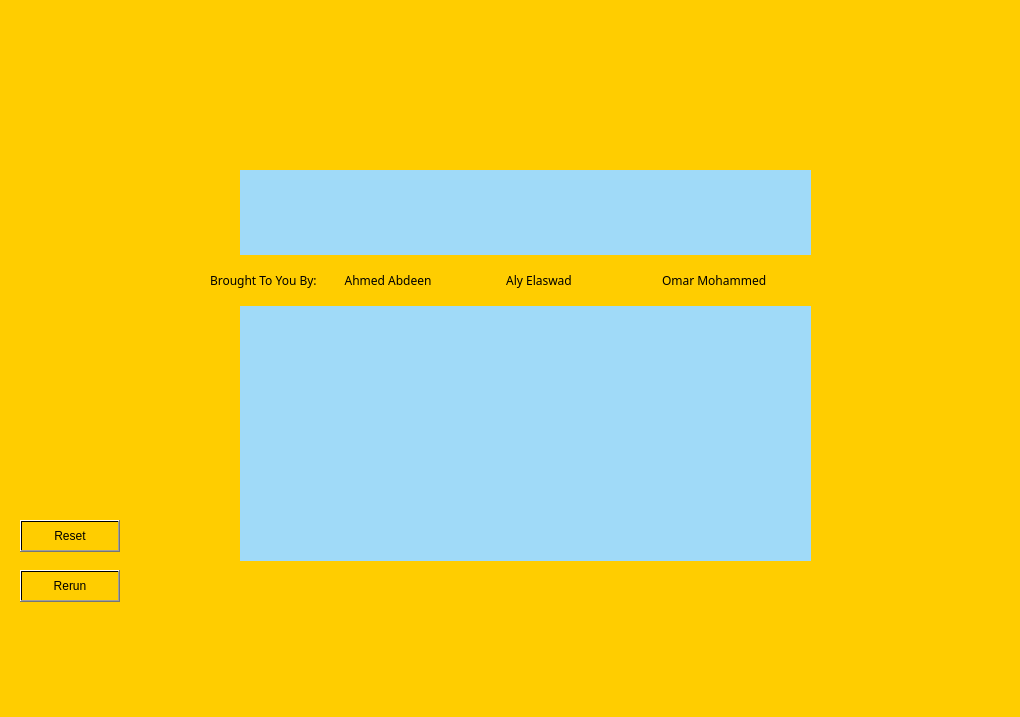
<?xml version="1.0" encoding="UTF-8"?>
<ui version="4.0">
 <class>Plane</class>
 <widget class="QMainWindow" name="Plane">
  <property name="geometry">
   <rect>
    <x>0</x>
    <y>0</y>
    <width>1020</width>
    <height>717</height>
   </rect>
  </property>
  <property name="windowTitle">
   <string>Plane</string>
  </property>
  <property name="styleSheet">
   <string notr="true">background-color: qconicalgradient(cx:0.5, cy:0.5, angle:0, stop:1 rgba(255, 205, 0, 255));</string>
  </property>
  <widget class="QWidget" name="centralwidget">
   <widget class="QLabel" name="label_3">
    <property name="geometry">
     <rect>
      <x>240</x>
      <y>170</y>
      <width>571</width>
      <height>391</height>
     </rect>
    </property>
    <property name="font">
     <font>
      <family>BM Hanna Pro</family>
      <pointsize>11</pointsize>
     </font>
    </property>
    <property name="styleSheet">
     <string notr="true">background-color: qlineargradient(spread:pad, x1:0, y1:0, x2:1, y2:0, stop:1 rgba(160, 218, 248, 255));</string>
    </property>
    <property name="text">
     <string/>
    </property>
   </widget>
   <widget class="QLabel" name="label">
    <property name="geometry">
     <rect>
      <x>0</x>
      <y>-400</y>
      <width>1251</width>
      <height>1471</height>
     </rect>
    </property>
    <property name="sizeIncrement">
     <size>
      <width>200</width>
      <height>200</height>
     </size>
    </property>
    <property name="text">
     <string/>
    </property>
   </widget>
   <widget class="QPushButton" name="pushButton">
    <property name="geometry">
     <rect>
      <x>20</x>
      <y>520</y>
      <width>100</width>
      <height>32</height>
     </rect>
    </property>
    <property name="styleSheet">
     <string notr="true">background-color: qconicalgradient(cx:0.5, cy:0.5, angle:0, stop:1 rgba(255, 205, 0, 255));</string>
    </property>
    <property name="text">
     <string>Reset</string>
    </property>
   </widget>
   <widget class="QPushButton" name="pushButton_2">
    <property name="geometry">
     <rect>
      <x>20</x>
      <y>570</y>
      <width>100</width>
      <height>32</height>
     </rect>
    </property>
    <property name="styleSheet">
     <string notr="true">
background-color: qconicalgradient(cx:0.5, cy:0.5, angle:0, stop:1 rgba(255, 205, 0, 255));</string>
    </property>
    <property name="text">
     <string>Rerun</string>
    </property>
   </widget>
   <widget class="QLabel" name="label_2">
    <property name="geometry">
     <rect>
      <x>540</x>
      <y>180</y>
      <width>271</width>
      <height>371</height>
     </rect>
    </property>
    <property name="font">
     <font>
      <family>BM Hanna Pro</family>
      <pointsize>11</pointsize>
     </font>
    </property>
    <property name="styleSheet">
     <string notr="true">background-color: qlineargradient(spread:pad, x1:0, y1:0, x2:1, y2:0, stop:1 rgba(160, 218, 248, 255));</string>
    </property>
    <property name="text">
     <string/>
    </property>
   </widget>
   <widget class="QLabel" name="label_4">
    <property name="geometry">
     <rect>
      <x>210</x>
      <y>255</y>
      <width>661</width>
      <height>51</height>
     </rect>
    </property>
    <property name="font">
     <font>
      <family>Rockwell</family>
     </font>
    </property>
    <property name="text">
     <string>Brought To You By:         Ahmed Abdeen                        Aly Elaswad                             Omar Mohammed</string>
    </property>
   </widget>
   <zorder>label</zorder>
   <zorder>label_3</zorder>
   <zorder>pushButton</zorder>
   <zorder>pushButton_2</zorder>
   <zorder>label_2</zorder>
   <zorder>label_4</zorder>
  </widget>
  <widget class="QMenuBar" name="menubar">
   <property name="geometry">
    <rect>
     <x>0</x>
     <y>0</y>
     <width>1020</width>
     <height>22</height>
    </rect>
   </property>
  </widget>
  <widget class="QStatusBar" name="statusbar"/>
 </widget>
 <resources/>
 <connections/>
</ui>
